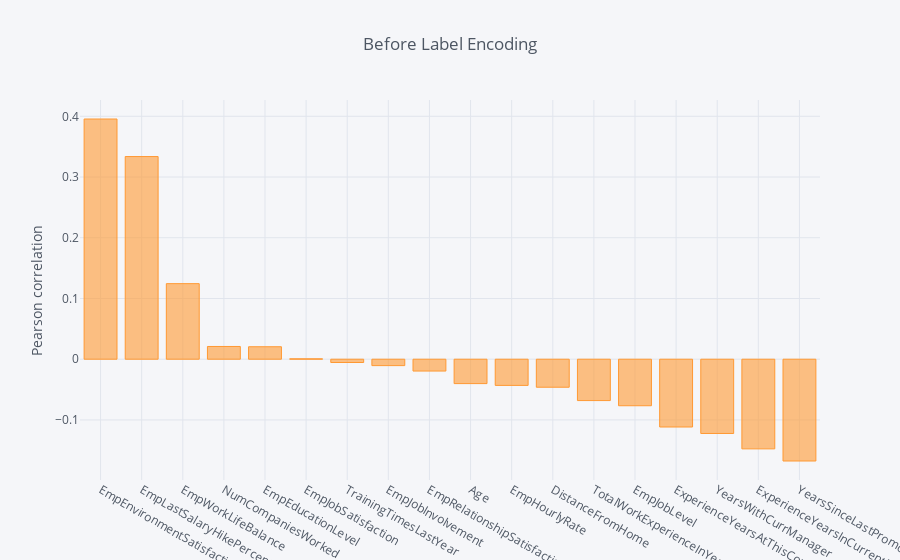

The notebook cell this image was saved under:
### Code cell
#plotting corelation of 'PerformanceRating' in descending order
abc.corr()['PerformanceRating'][:-1].sort_values(ascending=False).iplot(kind='bar',yTitle='Pearson correlation',
                                                                        title='Before Label Encoding')

### Figure 1 — Plotly figure (JSON) as saved in the notebook; plotly's stock layout.template omitted (floating-point values rounded to 4 significant figures)
{"data": [{"marker": {"color": "rgba(255, 153, 51, 0.6)", "line": {"color": "rgba(255, 153, 51, 1.0)", "width": 1}}, "name": "PerformanceRating", "orientation": "v", "text": "", "type": "bar", "uid": "df51a553-ac40-49f5-a562-c7ee0693d6e0", "x": ["EmpEnvironmentSatisfaction", "EmpLastSalaryHikePercent", "EmpWorkLifeBalance", "NumCompaniesWorked", "EmpEducationLevel", "EmpJobSatisfaction", "TrainingTimesLastYear", "EmpJobInvolvement", "EmpRelationshipSatisfaction", "Age", "EmpHourlyRate", "DistanceFromHome", "TotalWorkExperienceInYears", "EmpJobLevel", "ExperienceYearsAtThisCompany", "YearsWithCurrManager", "ExperienceYearsInCurrentRole", "YearsSinceLastPromotion"], "y": [0.3956, 0.3337, 0.1244, 0.02098, 0.02053, 0.0006059, -0.005443, -0.01054, -0.0195, -0.04016, -0.04312, -0.04614, -0.06814, -0.07663, -0.1116, -0.1223, -0.1476, -0.1676]}], "layout": {"legend": {"bgcolor": "#F5F6F9", "font": {"color": "#4D5663"}}, "paper_bgcolor": "#F5F6F9", "plot_bgcolor": "#F5F6F9", "title": {"font": {"color": "#4D5663"}, "text": "Before Label Encoding"}, "xaxis": {"gridcolor": "#E1E5ED", "showgrid": true, "tickfont": {"color": "#4D5663"}, "title": {"font": {"color": "#4D5663"}, "text": ""}, "zerolinecolor": "#E1E5ED"}, "yaxis": {"gridcolor": "#E1E5ED", "showgrid": true, "tickfont": {"color": "#4D5663"}, "title": {"font": {"color": "#4D5663"}, "text": "Pearson correlation"}, "zerolinecolor": "#E1E5ED"}}}
